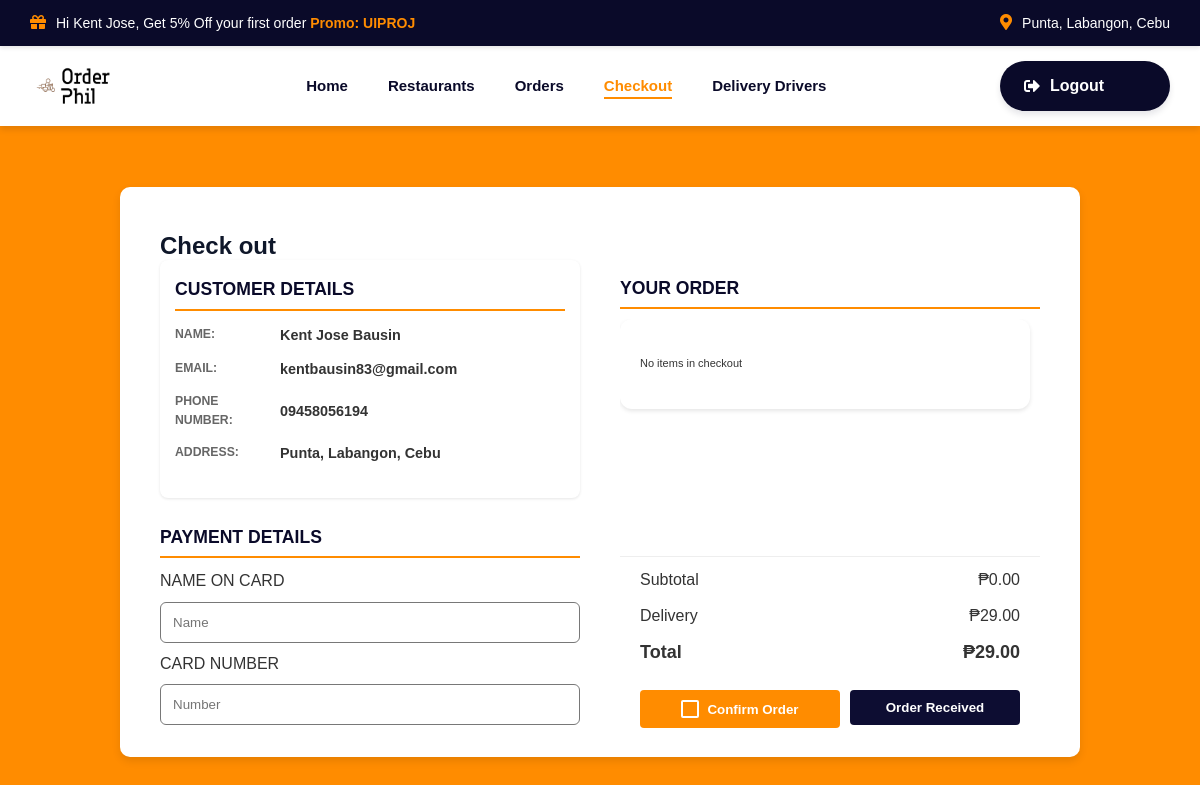
The app's page /Checkout (signed in) with its own data.
### myApp/models.py (models this page shows, shortened)
class Customer(models.Model):
    customer_id = models.CharField(max_length=50, primary_key=True)
    password = models.CharField(max_length=50)
    first_name = models.CharField(max_length= 100)
    last_name = models.CharField(max_length=100)
    email = models.EmailField(max_length=100)
    phone_number = models.CharField(max_length=11)
    address = models.CharField(max_length=100)

### myApp/views.py (the view)
# urls.py: path("Checkout", views.checkout_view, name="Checkout"),
def checkout_view(request):
    customer = None
    checkout_items = None
    subtotal = 0
    delivery_fee = 29
    if 'customer_id' in request.session:
        try:
            customer = Customer.objects.get(customer_id=request.session['customer_id'])
            checkout_items = Checkout.objects.filter(checkout_customer=customer.customer_id)
            subtotal = sum(item.checkout_price for item in checkout_items)
        except Customer.DoesNotExist:
            customer = None
    total = subtotal + delivery_fee
    context = {
        'customer': customer,
        'checkout_items': checkout_items,
        'subtotal': subtotal,
        'delivery_fee': delivery_fee,
        'total': total
    }
    return render(request, "myApp/Checkout.html", context)

### myApp/templates/myApp/Checkout.html (shortened to what this page needs)
{% load static %}
<!DOCTYPE html>
<html lang="en">
<head>
    <link rel="stylesheet" href="https://cdnjs.cloudflare.com/ajax/libs/font-awesome/5.15.4/css/all.min.css">
</head>
<body>
    <div class="area">
        <ul class="circles">
        </ul>
        <header>
            <div class="promo-banner">
                {% if request.session.customer_id %}
                    {% with customer=customer %}
                        <p><i class="fas fa-gift promo-icon"></i>Hi {{ customer.first_name }}, Get 5% Off your first order <span class="highlight">Promo: UIPROJ</span></p>
                        <div class="location">
                            <p><i class="fas fa-map-marker-alt location-icon"></i>{{ customer.address }}</p>
                        </div>
                    {% endwith %}
                {% else %}
                    <p><i class="fas fa-gift promo-icon"></i>Get 5% Off your first order <span class="highlight">Promo: UIPROJ</span></p>
                    <div class="location">
                        <p><i class="fas fa-map-marker-alt location-icon"></i>Please log in to set your location.</p>
                    </div>
                {% endif %}
            </div>
            <nav>
                <div class="logo">
                    <img src="{% static 'img/Logo.png' %}" alt="Order Phil Logo" class="logo-img">
                </div>
                <ul class="nav-links">
                    <li><a href="{% url 'home' %}">Home</a></li>
                    <li><a href="{% url 'McDonalds' %}">Restaurants</a></li>
                    <li><a href="{% url 'Orders' %}">Orders</a></li>
                    <li><a href="{% url 'Checkout' %}" class="active">Checkout</a></li>
                    <li><a href="{% url 'Drivers' %}">Delivery Drivers</a></li>
                </ul>
                {% if request.session.customer_id %}
                    <a href="{% url 'logout' %}" class="auth-button">
                        <i class="fas fa-sign-out-alt auth-icon"></i>
                        Logout
                    </a>
                {% else %}
                    <a href="{% url 'login' %}" class="auth-button">
                        <i class="fas fa-user auth-icon"></i>
                        Login/Signup
                    </a>
                {% endif %}
            </nav>
        </header>
        <main>
            <div class="container">
                <div class="left-section">
                    <h2>Check out</h2>
                    <div style="margin-top: -25px;" class="shipping-section">
                        <h2 class="section-title">CUSTOMER DETAILS</h2>
                        <div class="customer-info">
                            <p data-label="Name:">{{ customer.first_name }} {{ customer.last_name }}</p>
                            <p data-label="Email:">{{ customer.email }}</p>
                            <p data-label="Phone Number:">{{ customer.phone_number }}</p>
                            <p data-label="Address:">{{ customer.address }}</p>
                        </div>
                    </div>
                    <div class="payment-section">
                        <h2 style="margin-top: 25px;" class="section-title">PAYMENT DETAILS</h2>
                        <div>
                            <p>NAME ON CARD</p>
                            <input type="text" id="cardName" class="input-field" placeholder="Name" required>
                            <p>CARD NUMBER</p>
                            <input type="text" id="cardNumber" class="input-field" placeholder="Number" required>
                        </div>
                    </div>
                </div>
                <div class="right-section">
                    <h2 class="section-title">YOUR ORDER</h2>
                    <div class="orders-container">
                        {% if checkout_items %}
                            {% for item in checkout_items %}
                                {% if item.checkout_customer == customer.customer_id %}
                                    <div class="order-item">
                                        {% if item.checkout_image %}
                                            <img src="{{ item.checkout_image.url }}" alt="{{ item.checkout_name }}" class="order-image">
                                        {% else %}
                                            <img src="{% static 'img/hot_drinks.png' %}" alt="{{ item.checkout_name }}" class="order-image">
                                        {% endif %}
                                        <div class="order-details">
                                            <h3>{{ item.checkout_name }}</h3>
                                            <p>{{ item.checkout_description }}</p>
                                        </div>
                                        <div style="display: flex; flex-direction: column; align-items: flex-end; gap: 5px;">
                                            <div class="order-price">₱{{ item.checkout_price }}</div>
                                            <form method="POST" action="{% url 'remove_from_checkout' item.checkout_id %}" style="display: inline; margin-right: -5px;">
                                                {% csrf_token %}
                                                <button type="submit" class="remove-order-btn">Remove</button>
                                            </form>
                                        </div>
                                    </div>
                                {% endif %}
                            {% empty %}
                                <div class="order-item">
                                    <p>No items in checkout</p>
                                </div>
                            {% endfor %}
                        {% else %}
                            <div class="order-item">
                                <p>No items in checkout</p>
                            </div>
                        {% endif %}
                    </div>
                    <div class="totals-section">
                        <div style="margin-top: -10px;" class="total-row">
                            <span>Subtotal</span>
                            <span>₱{{ subtotal|floatformat:2 }}</span>
                        </div>
                        <div class="total-row">
                            <span>Delivery</span>
                            <span>₱{{ delivery_fee|floatformat:2 }}</span>
                        </div>
                        <div class="total-row" style="font-weight: bold; font-size: 18px; margin-bottom: 23px;">
                            <span>Total</span>
                            <span>₱{{ total|floatformat:2 }}</span>
                        </div>
                        <div style="margin-bottom: -9px;" class="buttons">
                            <button class="checkout-button checkbox-button" onclick="validateAndToggleCheckmark(this)">
                                <span class="checkmark"></span>
                                Confirm Order
                            </button>
                            <form id="completeOrderForm" method="POST" action="{% url 'complete_order' %}" style="display: inline;">
                                <button id="orderReceivedBtn" style="background-color: #0A0A29;" class="checkout-button" disabled>Order Received</button>
                            </form>
                        </div>
                    </div>
                </div>
            </div>
        </main>
    </div>
</body>
</html>

### records on screen
Customer: first_name "Kent Jose", address "Punta, Labangon, Cebu", last_name "Bausin", email "kentbausin83@gmail.com", phone_number "09458056194"

### other values on screen
{{ subtotal|floatformat:2 }} "0.00"
{{ delivery_fee|floatformat:2 }} "29.00"
{{ total|floatformat:2 }} "29.00"
